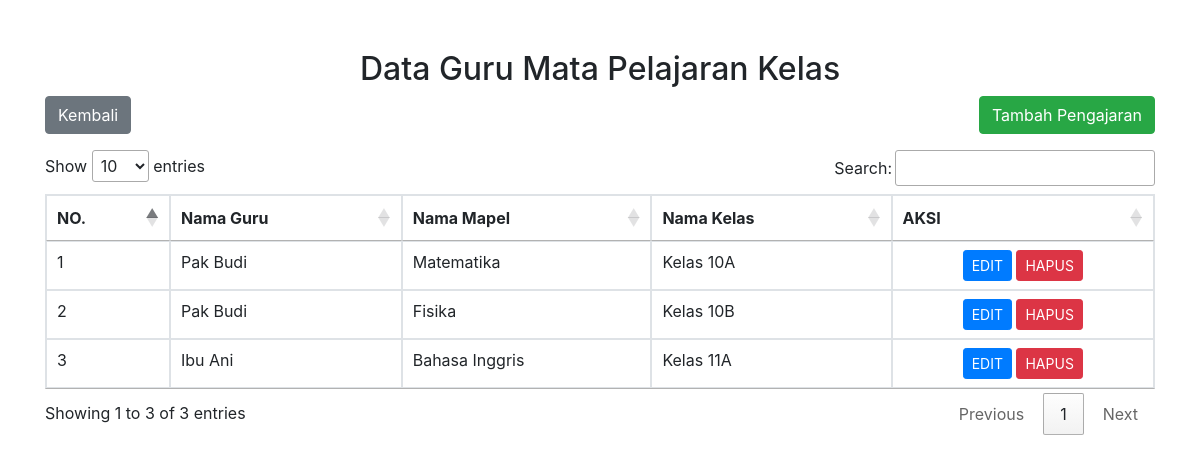
Screenshot of /pengajaran/index-pengajaran.php with the database file from the repository.
### tables this page shows
CREATE TABLE `guru_mapel_kelas` (
  `id` int NOT NULL,
  `id_guru` int NOT NULL,
  `id_mapel` int NOT NULL,
  `id_kelas` int NOT NULL
);

CREATE TABLE `guru` (
  `id_guru` int NOT NULL,
  `nama_guru` varchar(200) NOT NULL
);

CREATE TABLE `mapel` (
  `id_mapel` int NOT NULL,
  `nama_mapel` varchar(200) NOT NULL
);

CREATE TABLE `kelas` (
  `id_kelas` int NOT NULL,
  `nama_kelas` varchar(20) NOT NULL
);

### pengajaran/pengajaran.php (called while the page is built, shortened)
<?php
class Pengajaran
{
    private $db;
    private $table = 'guru_mapel_kelas';
    public function __construct($db)
    {
        $this->db = $db;
    }
    public function indexPengajaran()
    {
        $query = "SELECT guru_mapel_kelas.id, guru.nama_guru, mapel.nama_mapel, kelas.nama_kelas
                  FROM {$this->table}
                  JOIN guru ON guru_mapel_kelas.id_guru = guru.id_guru
                  JOIN mapel ON guru_mapel_kelas.id_mapel = mapel.id_mapel
                  JOIN kelas ON guru_mapel_kelas.id_kelas = kelas.id_kelas";
        $result = $this->db->query($query);
        return $result->fetch_all(MYSQLI_ASSOC);
    }
}
$db = new Database();
$connection = $db->getConnection();
$pengajaran = new Pengajaran($connection);
$all_pengajaran = $pengajaran->indexPengajaran();

### pengajaran/index-pengajaran.php (the view, shortened to what this page needs)
<?php
include_once 'pengajaran.php';
?>
<!DOCTYPE html>
<html lang="en">
<head>
    <link rel="stylesheet" href="https://stackpath.bootstrapcdn.com/bootstrap/4.4.1/css/bootstrap.min.css">
    <link rel="stylesheet" href="//cdn.datatables.net/1.10.20/css/jquery.dataTables.min.css">
</head>
<body>
    <div class="container" style="margin-top: 50px;">
        <div class="row">
            <div class="col-md-12">
                <h2 class="text-center">Data Guru Mata Pelajaran Kelas</h2>
                <div class="d-flex justify-content-between mb-3">
                    <a href="../index.php" class="btn btn-secondary">Kembali</a>
                    <a href="add-pengajaran.php" class="btn btn-success">Tambah Pengajaran</a>
                </div>
                <table class="table table-bordered" id="myTable">
                    <thead>
                        <tr>
                            <th scope="col">NO.</th>
                            <th scope="col">Nama Guru</th>
                            <th scope="col">Nama Mapel</th>
                            <th scope="col">Nama Kelas</th>
                            <th scope="col">AKSI</th>
                        </tr>
                    </thead>
                    <tbody>
                    <?php $no = 1;
                      foreach ($all_pengajaran as $row): ?>
                            <tr>
                                <td><?php echo $no++ ?></td>
                                <td><?php echo $row['nama_guru'] ?></td>
                                <td><?php echo $row['nama_mapel'] ?></td>
                                <td><?php echo $row['nama_kelas'] ?></td>
                              <td class="text-center">
                                    <a href="edit-pengajaran.php?id=<?php echo $row['id'] ?>" class="btn btn-sm btn-primary">EDIT</a>
                                    <a href="delete-pengajaran.php?id=<?php echo $row['id'] ?>" class="btn btn-sm btn-danger">HAPUS</a>
                                </td>
                            </tr>
                        <?php endforeach; ?>
                    </tbody>
                </table>
            </div>
        </div>
    </div>
</body>
</html>

### rows the page displays
guru_mapel_kelas: id_guru.nama_guru "Pak Budi", id_mapel.nama_mapel "Matematika", id_kelas.nama_kelas "Kelas 10A"
guru_mapel_kelas: id_guru.nama_guru "Pak Budi", id_mapel.nama_mapel "Fisika", id_kelas.nama_kelas "Kelas 10B"
guru_mapel_kelas: id_guru.nama_guru "Ibu Ani", id_mapel.nama_mapel "Bahasa Inggris", id_kelas.nama_kelas "Kelas 11A"
